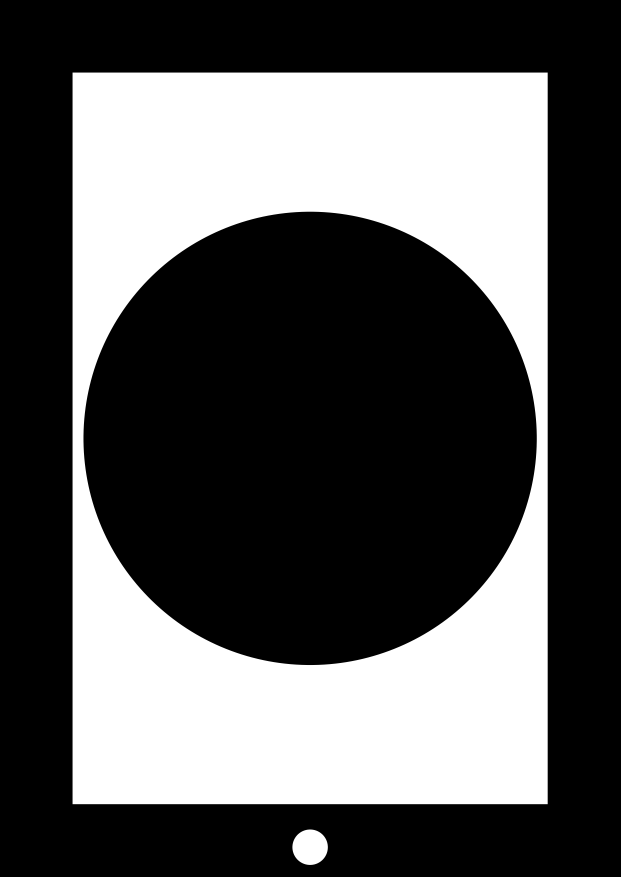
#> input picture dataset_nuedc_2025_v2/1_single/target_001.png, 2481 x 3507 px (shown at 1/4 size); its folder holds only this picture in this run
$ python stats.py
#> lines starting #> are read from the running program, lines starting #| are printed output that depends on the picture; after the words box and inside, x2 and y2 are one past the last pixel; in counts of white or black regions, pixels touching at a corner belong together
### src/phase3/test_detect.py
"""
Phase 3a — 离线图形检测测试

功能：读图片文件 → 文档扫描管线（找四边形→透视矫正→检测图形）→ 保存结果
不依赖树莓派、不依赖摄像头，Windows 本地直接跑。

用法：
    python src/phase3/test_detect.py tests/test_images/shapes/square.png
    python src/phase3/test_detect.py --dir tests/test_images/shapes/

输出：
    outputs/detect_<原文件名>.jpg  （画上检测框的结果图）
    终端打印：形状类型、像素尺寸、检测坐标
"""

import argparse
import logging
import sys
from pathlib import Path
from typing import Optional, Tuple

import cv2
import numpy as np
try:
    from .digit_recognition import extract_digit_from_square, recognize_digit, generate_templates
except ImportError:
    from digit_recognition import extract_digit_from_square, recognize_digit

logging.basicConfig(level=logging.INFO, format="[%(levelname)s] %(message)s")
logger = logging.getLogger(__name__)

# ── 检测参数（与 screen_measure.py 保持一致）──
MIN_SHAPE_AREA = 15000  # ~122px, 覆盖多正方形中最小的 1.5in 正方形


# ═══════════════════════════════════════════════════
# 检测管线（从 screen_measure.py 抽取，纯 OpenCV）
# ═══════════════════════════════════════════════════
def find_document_region(gray: np.ndarray) -> Optional[np.ndarray]:
    # OTSU 二值化 → 直接找黑色边框区域（比 Canny 更适合厚边框合成图像）
    _, binary = cv2.threshold(gray, 0, 255, cv2.THRESH_BINARY_INV + cv2.THRESH_OTSU)
    contours, hierarchy = cv2.findContours(binary, cv2.RETR_TREE, cv2.CHAIN_APPROX_SIMPLE)
    if not contours:
        return None
    ranked = sorted(contours, key=cv2.contourArea, reverse=True)[:10]
    h, w = gray.shape
    min_area = (w * h) * 0.05
    dbg_quad = sum(1 for c in ranked if len(cv2.approxPolyDP(c, 0.02*cv2.arcLength(c,True), True))==4)
    logger.info("DEBUG: 总轮廓=%d 四边形候选=%d 最大面积=%.0f min=%.0f",
                len(contours), dbg_quad, cv2.contourArea(ranked[0]) if ranked else 0, min_area)
    for c in ranked:
        area = cv2.contourArea(c)
        if area < min_area:
            continue
        peri = cv2.arcLength(c, True)
        approx = cv2.approxPolyDP(c, 0.02 * peri, True)
        if len(approx) == 4:
            pts = approx.reshape(4, 2).astype(np.float32)
            xs, ys = pts[:, 0], pts[:, 1]
            ww, hh = max(xs) - min(xs), max(ys) - min(ys)
            if min(ww, hh) <= 0:
                continue
            ratio = max(ww, hh) / min(ww, hh)
            if not (0.9 < ratio < 2.5):
                continue
            # 角点内缩黑边框验证
            centroid = pts.mean(axis=0)
            vectors = centroid - pts
            dists = np.linalg.norm(vectors, axis=1)
            shrink = np.minimum(dists * 0.05, 20)
            scaled = np.zeros_like(vectors)
            nonzero = dists > 0
            scaled[nonzero] = vectors[nonzero] / dists[nonzero, np.newaxis]
            sample_pts = pts + scaled * shrink[:, np.newaxis]
            sample_pts = np.clip(sample_pts.astype(int), 0, [w - 1, h - 1])
            all_dark = all(gray[sy, sx] <= 80 for sx, sy in sample_pts)
            if not all_dark:
                continue

            # [验证3] 边框中点内缩验证：四边中点向重心缩→检查是否全黑
            ordered = order_points(pts)
            midpoints = []
            for k in range(4):
                p1 = ordered[k]
                p2 = ordered[(k + 1) % 4]
                midpoints.append(((p1 + p2) / 2.0))
            midpoints = np.array(midpoints)
            mp_vectors = centroid - midpoints
            mp_dists = np.linalg.norm(mp_vectors, axis=1)
            mp_shrink = np.minimum(mp_dists * 0.03, 15)  # 边中点缩进更保守
            mp_scaled = np.zeros_like(mp_vectors)
            mp_nz = mp_dists > 0
            mp_scaled[mp_nz] = mp_vectors[mp_nz] / mp_dists[mp_nz, np.newaxis]
            mp_samples = np.clip((midpoints + mp_scaled * mp_shrink[:, np.newaxis]).astype(int), 0, [w-1, h-1])
            edges_dark = all(gray[sy, sx] <= 80 for sx, sy in mp_samples)
            if edges_dark:
                return approx.astype(np.float32)
    return None


def order_points(pts: np.ndarray) -> np.ndarray:
    rect = np.zeros((4, 2), dtype="float32")
    s = pts.sum(axis=1)
    rect[0], rect[2] = pts[np.argmin(s)], pts[np.argmax(s)]
    diff = np.diff(pts, axis=1)
    rect[1], rect[3] = pts[np.argmin(diff)], pts[np.argmax(diff)]
    return rect


def four_point_transform(frame: np.ndarray, corners: np.ndarray) -> np.ndarray:
    rect = order_points(corners.reshape(4, 2))
    (tl, tr, br, bl) = rect
    width_top = np.linalg.norm(tr - tl)
    width_bot = np.linalg.norm(br - bl)
    width_left = np.linalg.norm(bl - tl)
    width_right = np.linalg.norm(br - tr)
    max_w = max(int(width_top), int(width_bot))
    max_h = max(int(width_left), int(width_right))
    dst = np.array([[0, 0], [max_w - 1, 0], [max_w - 1, max_h - 1], [0, max_h - 1]], dtype="float32")
    M = cv2.getPerspectiveTransform(rect, dst)
    return cv2.warpPerspective(frame, M, (max_w, max_h))


def classify_contour(contour: np.ndarray, area: float = 0) -> dict:
    """独占通道分类——每个图形只依赖一个凸包不变量。"""
    hull = cv2.convexHull(contour)
    hull_area = cv2.contourArea(hull)
    if area <= 0:
        area = cv2.contourArea(contour)

    peri_hull = cv2.arcLength(hull, True)
    approx = cv2.approxPolyDP(hull, 0.03 * peri_hull, True)
    circularity = (4 * np.pi * hull_area) / (peri_hull * peri_hull) if peri_hull > 0 else 0

    rect = cv2.minAreaRect(hull)
    rw, rh = rect[1]
    size = max(rw, rh)
    aspect = min(rw, rh) / max(rw, rh) if max(rw, rh) > 0 else 0
    rect_ratio = hull_area / (rw * rh) if rw * rh > 0 else 0

    # Layer 1: 圆 — circularity 独占（正方理论上限 0.785）
    if circularity > 0.82:
        stype = "circle"
    # Layer 2: 三角 — 顶点数独占（凸包不改变拓扑）
    elif len(approx) == 3:
        stype = "triangle"
    # Layer 3: 正方 — 几何兜底 + 松凸包安全网
    elif (aspect > 0.80 and rect_ratio > 0.80) or len(approx) <= 5:
        stype = "square"
    else:
        stype = "polygon"

    box = np.intp(cv2.boxPoints(rect))
    return {"type": stype, "size_px": size, "contour": contour, "box": box, "area": area}


# [77 lines left out: function split_by_convexity_defects, not called in this run]


def detect_shape(frame: np.ndarray) -> Tuple[bool, Optional[np.ndarray], list, Optional[np.ndarray]]:
    """返回 (found, doc_box, pixel_size, shape_type, warped_img)。"""
    # 统一缩放到最大 1200px（消除高 DPI 厚边框双边缘问题）
    h, w = frame.shape[:2]
    if max(h, w) > 1200:
        scale = 1200.0 / max(h, w)
        frame = cv2.resize(frame, (int(w * scale), int(h * scale)))

    # CLAHE
    lab = cv2.cvtColor(frame, cv2.COLOR_BGR2LAB)
    l, a, b = cv2.split(lab)
    clahe = cv2.createCLAHE(clipLimit=2.0, tileGridSize=(8, 8))
    l = clahe.apply(l)
    gray = cv2.cvtColor(cv2.cvtColor(cv2.merge([l, a, b]), cv2.COLOR_LAB2BGR), cv2.COLOR_BGR2GRAY)

    doc_corners = find_document_region(gray)
    if doc_corners is None:
        return False, None, None, "", None

    warped = four_point_transform(frame, doc_corners)
    warped_gray = cv2.cvtColor(warped, cv2.COLOR_BGR2GRAY)

    # 裁掉边框区（外圈 20%），只在中心区域找图形
    h2, w2 = warped_gray.shape
    margin = int(min(h2, w2) * 0.20)
    center = warped_gray[margin:h2-margin, margin:w2-margin]
    _, binary = cv2.threshold(center, 0, 255, cv2.THRESH_BINARY_INV + cv2.THRESH_OTSU)
    contours, hierarchy = cv2.findContours(binary, cv2.RETR_TREE, cv2.CHAIN_APPROX_SIMPLE)
    if not contours:
        return False, None, [], warped

    # 对所有合格轮廓分类，polygon 尝试凹点分割
    shapes = []
    for c in contours:
        area = cv2.contourArea(c)
        if area < MIN_SHAPE_AREA:
            continue
        stp = classify_contour(c, area)
        if not stp:
            continue
        # polygon → 尝试凹点分割 → 子轮廓重分类
        if stp["type"] == "polygon":
            subs = split_by_convexity_defects(c)
            if len(subs) >= 2:
                for sc in subs:
                    sa = cv2.contourArea(sc)
                    if sa < MIN_SHAPE_AREA:
                        continue
                    sstp = classify_contour(sc, sa)
                    if sstp:
                        shapes.append(sstp)
                continue  # 成功分割=跳过原 polygon
        shapes.append(stp)

    if not shapes:
        return False, None, [], warped

    # 对正方形尝试数字识别（用连通域法提取孔洞）
    for s in shapes:
        if s["type"] == "square":
            digit_region = extract_digit_from_square(binary, s["contour"], hierarchy, 0)
            if digit_region is not None:
                digit, conf = recognize_digit(digit_region)
                if conf > 0.3:
                    s["digit"] = digit
                    s["digit_conf"] = round(conf, 2)
                    s["digit_conf"] = round(conf, 2)
                    s["digit_conf"] = round(conf, 2)

    # 取最大图形的外接框作为整体检测框
    largest = max(shapes, key=lambda s: s["size_px"])
    box = np.intp(cv2.boxPoints(cv2.minAreaRect(largest["contour"])))
    return True, box, shapes, warped


# ═══════════════════════════════════════════════════
# 主函数
# ═══════════════════════════════════════════════════
DATASET_DIR = "D:/Pi/sy2/ai_harness_framework/exam/dataset_nuedc_2025_v2"


# [66 lines left out: functions process_image, main, not called in this run]


# [2 lines that do not run on import are left out]

### src/phase3/digit_recognition.py
"""
Step 7 — 印刷体数字识别（Tesseract OCR）

替换原因：模板匹配依赖字体一致性，拓扑法对 0 孔数字不可靠。
Tesseract 是预训练的通用 OCR 引擎，印刷体数字准确率 ~99%。
"""

import cv2
import numpy as np
import pytesseract


# ═══════════════════════════════════════════════════
# 识别（Tesseract：--psm 10 = 单字符模式）
# ═══════════════════════════════════════════════════
# [61 lines left out: functions recognize_digit, extract_digit_from_square, not called in this run]

### tests/stats.py
"""统计全量测试结果的正确率"""
import sys, glob
sys.path.insert(0, '.')
from src.phase3.test_detect import detect_shape
import cv2, numpy as np
from collections import Counter

DS = 'D:/Pi/sy2/ai_harness_framework/exam/dataset_nuedc_2025_v2'

for cat in ['1_single', '2_multi', '3_numbered', '4_overlapping']:
    files = sorted(glob.glob(f'{DS}/{cat}/*.png'))
    stats = Counter()
    total_shapes = 0
    for fp in files:
        img = cv2.imread(fp)
#> img is the input picture: shape (3507, 2481, 3); min 0, max 255, mean 87.8
        h, w = img.shape[:2]
#> h = 3507; w = 2481
        s = 1200 / max(h, w)
#> s = 0.342
        img = cv2.resize(img, (int(w*s), int(h*s)))
#> img: shape (1200, 848, 3)
        found, box, shapes, warped = detect_shape(img)
#> in detect_shape, `lab = cv2.cvtColor(frame, cv2.COLOR_BGR2LAB)`: lab: shape (1200, 848, 3); mean of channels 0, 1, 2 87.9, 128, 128
#> in detect_shape, `l, a, b = cv2.split(lab)`: a: shape (1200, 848); every value is 128
#> in find_document_region, `_, binary = cv2.threshold(gray, 0, 255, cv2.THRESH_BINARY_INV + cv2.TH..`:
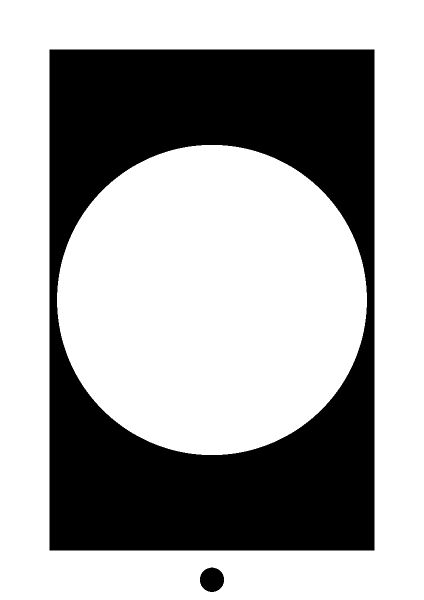
#> binary: shape (1200, 848) (shown at 1/2 size); 65.5% white; 2 black regions
#> in find_document_region, `contours, hierarchy = cv2.findContours(binary, cv2.RETR_TREE, cv2.CHAI..`: contours = 4 contours; box (x1, y1, x2, y2) and area: (0, 0, 848, 1200) 1015553, (98, 98, 750, 1102) 652951, (114, 290, 734, 910) 301107, (399, 1134, 449, 1185) 1908
#> in find_document_region, `ranked = sorted(contours, key=cv2.contourArea, reverse=True)[:10]`: ranked has the same summary as contours
#> in find_document_region, `dbg_quad = sum(1 for c in ranked if len(cv2.approxPolyDP(c, 0.02*cv2.a..`: dbg_quad = 2
#> the loop in find_document_region, `for c in ranked:` made 1 pass
#> (area, peri, pts, xs, ys, ww, hh, ratio) on pass 1: (1015553, 4092, [[0, 0], [0, 1199], [847, 1199], [847, 0]], [0, 0, 847, 847], [0, 1199, 1199, 0], 847, 1199, 1.42)
#> in detect_shape, `doc_corners = find_document_region(gray)`: doc_corners = [[0, 0], [0, 1199], [847, 1199], [847, 0]]
#> in four_point_transform, `rect = order_points(corners.reshape(4, 2))`: rect = [[0, 0], [847, 0], [847, 1199], [0, 1199]]
#> in four_point_transform, `(tl, tr, br, bl) = rect`: tl = [0, 0]; tr = [847, 0]; br = [847, 1199]; bl = [0, 1199]
#> in four_point_transform, `width_top = np.linalg.norm(tr - tl)`: width_top = 847
#> in four_point_transform, `width_left = np.linalg.norm(bl - tl)`: width_left = 1199
#> in four_point_transform, `max_w = max(int(width_top), int(width_bot))`: max_w = 847
#> in four_point_transform, `max_h = max(int(width_left), int(width_right))`: max_h = 1199
#> in four_point_transform, `dst = np.array([[0, 0], [max_w - 1, 0], [max_w - 1, max_h - 1], [0, ma..`: dst = [[0, 0], [846, 0], [846, 1198], [0, 1198]]
#> in four_point_transform, `M = cv2.getPerspectiveTransform(rect, dst)`: M = [[0.999, 0, 0], [0, 0.999, 0], [0, 0, 1]]
#> in detect_shape, `margin = int(min(h2, w2) * 0.20)`: margin = 169
#> in detect_shape, `center = warped_gray[margin:h2-margin, margin:w2-margin]`:
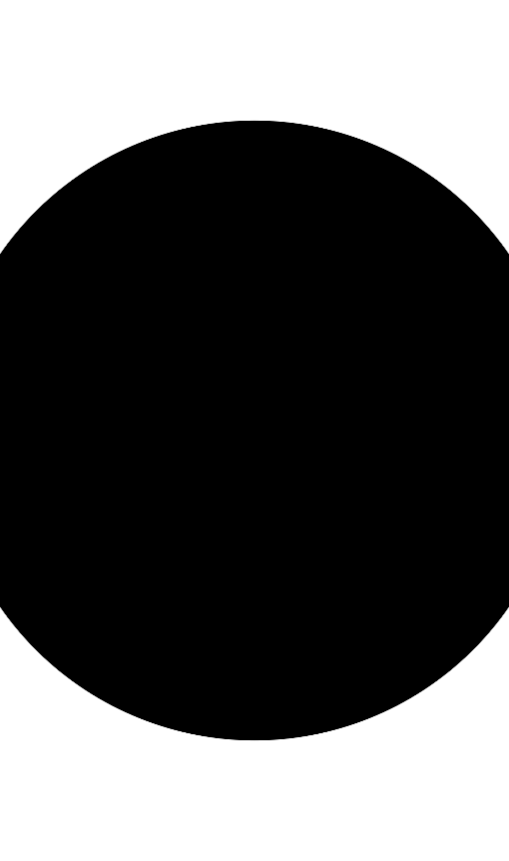
#> center: shape (861, 509); min 0, max 255, mean 95
#> in detect_shape, `_, binary = cv2.threshold(center, 0, 255, cv2.THRESH_BINARY_INV + cv2...`:
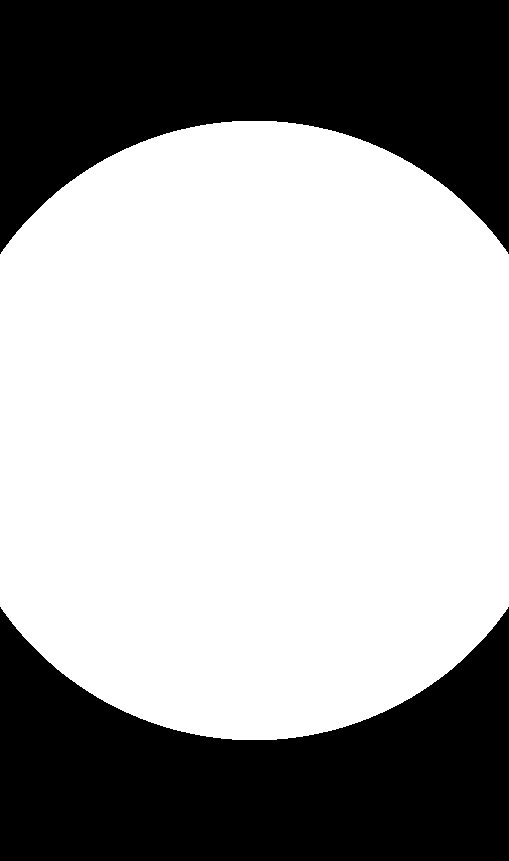
#> binary: shape (861, 509); 62.7% white; 2 black regions
#> in detect_shape, `contours, hierarchy = cv2.findContours(binary, cv2.RETR_TREE, cv2.CHAI..`: contours = 1 contour; box (x1, y1, x2, y2) and area: (0, 121, 509, 740) 273978
#> the loop in detect_shape, `for c in contours:` made 1 pass
#> after the loop in detect_shape, `for c in contours:`: shapes = 1 item
#> the loop in detect_shape, `for s in shapes:` made 1 pass
#> in detect_shape, `largest = max(shapes, key=lambda s: s["size_px"])`: largest = {'type': 'circle', 'size_px': 618, 'contour': contour of 496 points, box (x1, y1, x2, y2) (0, 121, 509, 740), area 273978, 'box': [[508, 739], [0, 739], [0, 121], [508, 121]], 'area': 273978}
#> in detect_shape, `box = np.intp(cv2.boxPoints(cv2.minAreaRect(largest["contour"])))`: box = [[508, 739], [0, 739], [0, 121], [508, 121]]
#> found = True; box = [[508, 739], [0, 739], [0, 121], [508, 121]]; shapes = 1 item
        if found and shapes:
            for sh in shapes:
                stats[sh['type']] += 1
                total_shapes += 1
#> this loop made 1 pass
#> total_shapes on pass 1: 1
#> after the loop, stats = {'circle': 1}; total_shapes = 1
            stats['_detected'] += 1
        else:
            stats['_missed'] += 1

    n = len(files)
    print(f'\n{cat} ({n} images):')
    print(f'  检测成功: {stats["_detected"]}/{n} ({stats["_detected"]/n*100:.0f}%)')
#|   检测成功: 1/1 (100%)
    print(f'  图形总数: {total_shapes}')
#|   图形总数: 1
    for tp in ['circle', 'triangle', 'square', 'polygon']:
        cnt = stats.get(tp, 0)
        if cnt > 0:
            print(f'    {tp}: {cnt} ({cnt/total_shapes*100:.0f}%)')
#> this loop made 4 passes
#> cnt on passes 1 to 4: 1, 0, 0, 0
#|     circle: 1 (100%)
#> pass 2 of the loop `for cat in ['1_single', '2_multi', '3_numbered', '4_overlapping']:`:
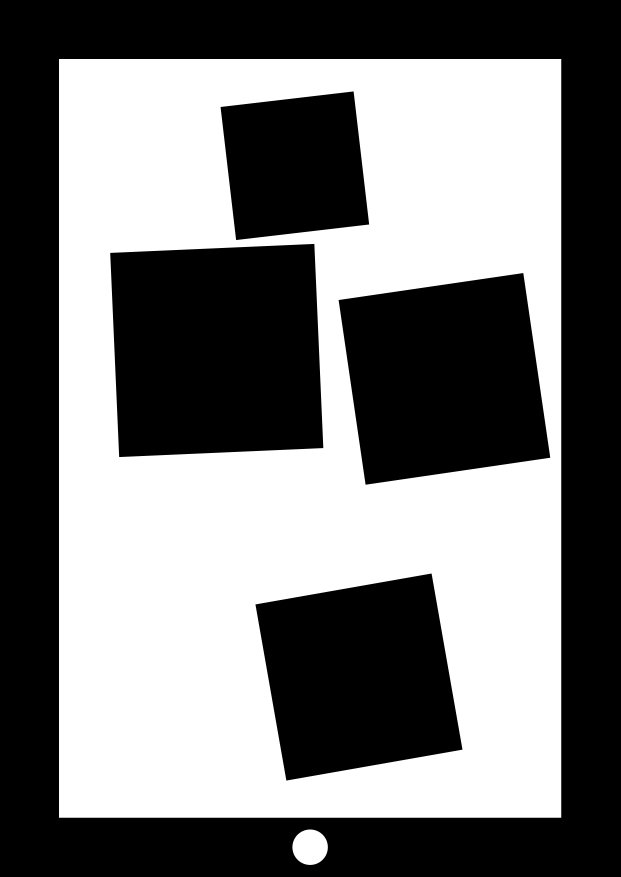
#> input picture dataset_nuedc_2025_v2/2_multi/separated_001.png, 2481 x 3507 px (shown at 1/4 size)
#> img is the input picture: shape (3507, 2481, 3); min 0, max 255, mean 119.8
#> img: shape (1200, 848, 3)
#> lab: shape (1200, 848, 3); mean of channels 0, 1, 2 119.6, 128, 128
#> in find_document_region (call 2), `_, binary = cv2.threshold(gray, 0, 255, cv2.THRESH_BINARY_INV + cv2.TH..`:
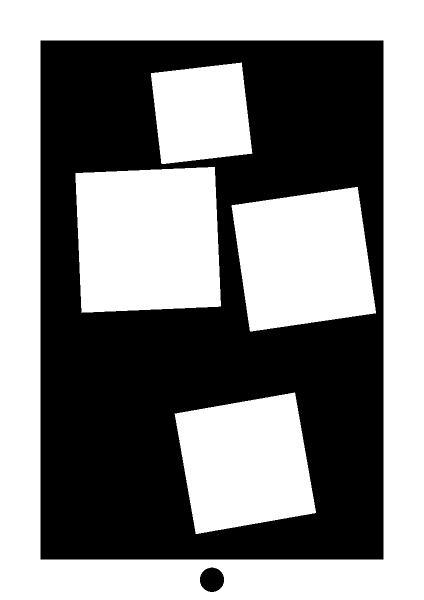
#> binary: shape (1200, 848) (shown at 1/2 size); 53.1% white; 2 black regions
#> in find_document_region (call 2), `contours, hierarchy = cv2.findContours(binary, cv2.RETR_TREE, cv2.CHAI..`: contours = 7 contours; box (x1, y1, x2, y2) and area: (0, 0, 848, 1200) 1015553, (80, 80, 768, 1120) 713791, (151, 334, 442, 626) 77574, (463, 374, 752, 663) 64687, (349, 785, 632, 1068) 59368, (302, 125, 505, 328) 33217, (399, 1134, 449, 1185) 1908
#> ranked has the same summary as contours
#> dbg_quad = 6
#> the loop in find_document_region (call 2), `for c in ranked:` made 1 pass
#> in detect_shape (call 2), `contours, hierarchy = cv2.findContours(binary, cv2.RETR_TREE, cv2.CHAI..`: contours = 4 contours; box (x1, y1, x2, y2) and area: (0, 165, 272, 456) 73828, (180, 615, 462, 861) 55102, (293, 210, 509, 494) 50391, (135, 0, 335, 159) 27018
#> the loop in detect_shape (call 2), `for c in contours:` made 4 passes
#> the loop in detect_shape, `for s in shapes:` made 1 pass
#> pass 1, in extract_digit_from_square, `inner = roi[m:-m, m:-m] if m * 2 < min(h, w) else roi`:
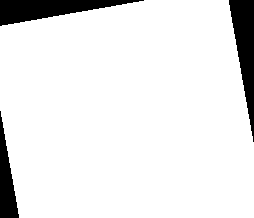
#> inner: shape (218, 254); 91.3% white; 3 black regions, box (x1, y1, x2, y2) and area: (0, 0, 144, 26) 1909, (229, 0, 254, 142) 1844, (0, 111, 19, 218) 1056
#> (the run stopped early here; a loop or call above may not have finished)
